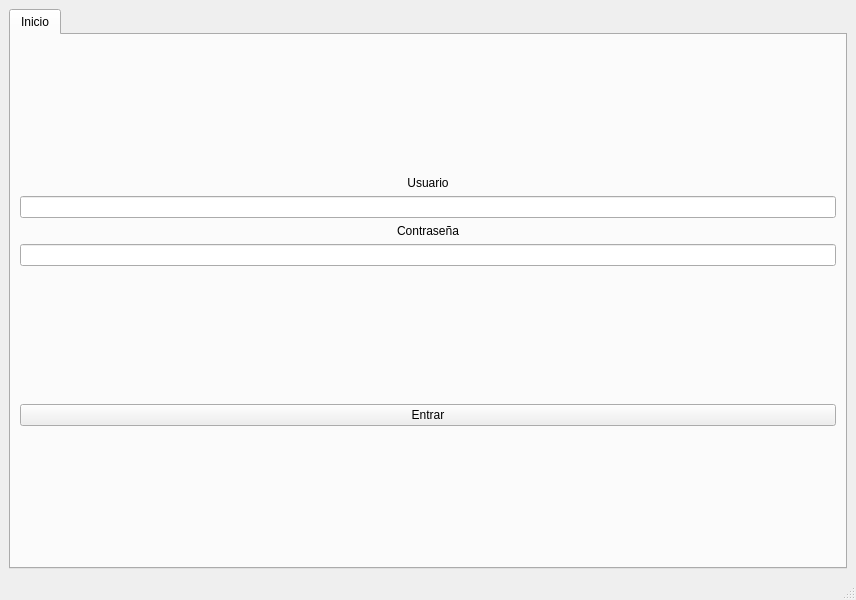
<?xml version="1.0" encoding="UTF-8"?>
<ui version="4.0">
 <class>MainWindow</class>
 <widget class="QMainWindow" name="MainWindow">
  <property name="windowModality">
   <enum>Qt::NonModal</enum>
  </property>
  <property name="geometry">
   <rect>
    <x>0</x>
    <y>0</y>
    <width>856</width>
    <height>600</height>
   </rect>
  </property>
  <property name="sizePolicy">
   <sizepolicy hsizetype="Preferred" vsizetype="Preferred">
    <horstretch>0</horstretch>
    <verstretch>0</verstretch>
   </sizepolicy>
  </property>
  <property name="maximumSize">
   <size>
    <width>1856</width>
    <height>1600</height>
   </size>
  </property>
  <property name="acceptDrops">
   <bool>false</bool>
  </property>
  <property name="windowTitle">
   <string>Bar Billar</string>
  </property>
  <widget class="QWidget" name="centralwidget">
   <layout class="QVBoxLayout" name="verticalLayout">
    <item>
     <widget class="QTabWidget" name="Tab_Views">
      <property name="enabled">
       <bool>true</bool>
      </property>
      <property name="currentIndex">
       <number>0</number>
      </property>
      <widget class="QWidget" name="T_Home">
       <attribute name="title">
        <string>Inicio</string>
       </attribute>
       <layout class="QVBoxLayout" name="verticalLayout_2">
        <item>
         <layout class="QGridLayout" name="gridLayout">
          <property name="sizeConstraint">
           <enum>QLayout::SetMinimumSize</enum>
          </property>
          <item row="7" column="0">
           <spacer name="verticalSpacer_2">
            <property name="orientation">
             <enum>Qt::Vertical</enum>
            </property>
            <property name="sizeType">
             <enum>QSizePolicy::Expanding</enum>
            </property>
            <property name="sizeHint" stdset="0">
             <size>
              <width>20</width>
              <height>40</height>
             </size>
            </property>
           </spacer>
          </item>
          <item row="2" column="0">
           <widget class="QLineEdit" name="LE_User">
            <property name="alignment">
             <set>Qt::AlignCenter</set>
            </property>
           </widget>
          </item>
          <item row="1" column="0">
           <widget class="QLabel" name="L_User">
            <property name="text">
             <string>Usuario</string>
            </property>
            <property name="alignment">
             <set>Qt::AlignCenter</set>
            </property>
           </widget>
          </item>
          <item row="0" column="0">
           <spacer name="verticalSpacer">
            <property name="orientation">
             <enum>Qt::Vertical</enum>
            </property>
            <property name="sizeType">
             <enum>QSizePolicy::Expanding</enum>
            </property>
            <property name="sizeHint" stdset="0">
             <size>
              <width>20</width>
              <height>40</height>
             </size>
            </property>
           </spacer>
          </item>
          <item row="4" column="0">
           <widget class="QLineEdit" name="LE_Pass">
            <property name="echoMode">
             <enum>QLineEdit::Password</enum>
            </property>
            <property name="alignment">
             <set>Qt::AlignCenter</set>
            </property>
           </widget>
          </item>
          <item row="6" column="0">
           <widget class="QPushButton" name="PB_Login">
            <property name="text">
             <string>Entrar</string>
            </property>
           </widget>
          </item>
          <item row="3" column="0">
           <widget class="QLabel" name="L_Pass">
            <property name="text">
             <string>Contraseña</string>
            </property>
            <property name="alignment">
             <set>Qt::AlignCenter</set>
            </property>
           </widget>
          </item>
          <item row="5" column="0">
           <spacer name="verticalSpacer_3">
            <property name="orientation">
             <enum>Qt::Vertical</enum>
            </property>
            <property name="sizeType">
             <enum>QSizePolicy::Expanding</enum>
            </property>
            <property name="sizeHint" stdset="0">
             <size>
              <width>20</width>
              <height>40</height>
             </size>
            </property>
           </spacer>
          </item>
         </layout>
        </item>
       </layout>
      </widget>
     </widget>
    </item>
   </layout>
  </widget>
  <widget class="QMenuBar" name="menubar">
   <property name="geometry">
    <rect>
     <x>0</x>
     <y>0</y>
     <width>856</width>
     <height>21</height>
    </rect>
   </property>
  </widget>
  <widget class="QStatusBar" name="statusbar"/>
 </widget>
 <resources/>
 <connections/>
</ui>
